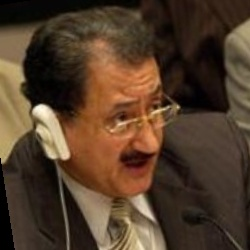
#> input picture lfw_funneled/Abdul_Majeed_Shobokshi/Abdul_Majeed_Shobokshi_0001.jpg, 250 x 250 px; its folder holds only this picture in this run
$ python main.py
#> lines starting #> are read from the running program, lines starting #| are printed output that depends on the picture
import numpy as np
import cv2
import os
from PIL import Image

def load_faces(dataset_path, num_images=300):
#> called with dataset_path = 'lfw_funneled', num_images = 300
    images = []
    for person in os.listdir(dataset_path):
        person_path = os.path.join(dataset_path, person)
        if not os.path.isdir(person_path):
            continue
        for img_file in os.listdir(person_path):
            img_path = os.path.join(person_path, img_file)
            img = cv2.imread(img_path, cv2.IMREAD_GRAYSCALE)
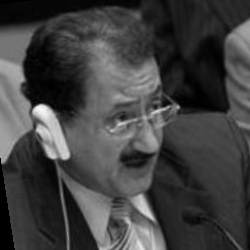
#> img: shape (250, 250); min 0, max 250, mean 65.2
            if img is None:
                continue
            img = cv2.resize(img, (64, 64))
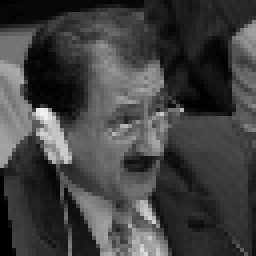
#> img: shape (64, 64) (shown 4 times larger); min 0, max 241, mean 65.1
            images.append(img.flatten())
            if len(images) >= num_images:
                return np.array(images, dtype=np.float32)
#> pass 2 of the loop in load_faces, `for person in os.listdir(dataset_path):`:
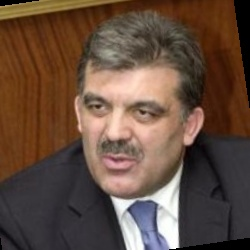
#> input picture lfw_funneled/Abdullah_Gul/Abdullah_Gul_0007.jpg, 250 x 250 px
#> in load_faces, `img = cv2.imread(img_path, cv2.IMREAD_GRAYSCALE)`:
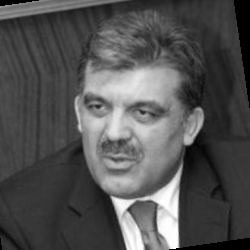
#> img: shape (250, 250); min 0, max 255, mean 81.8
#> in load_faces, `img = cv2.resize(img, (64, 64))`:
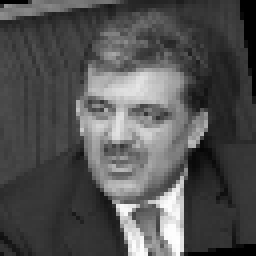
#> img: shape (64, 64) (shown 4 times larger); min 0, max 255, mean 81.8
#> pass 3 of the loop in load_faces, `for person in os.listdir(dataset_path):`:
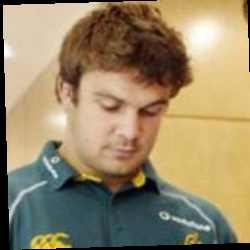
#> input picture lfw_funneled/Adam_Freier/Adam_Freier_0001.jpg, 250 x 250 px
#> in load_faces, `img = cv2.imread(img_path, cv2.IMREAD_GRAYSCALE)`:
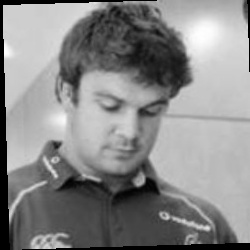
#> img: shape (250, 250); min 0, max 255, mean 136.4
#> in load_faces, `img = cv2.resize(img, (64, 64))`:
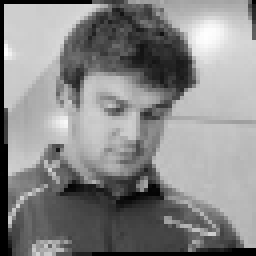
#> img: shape (64, 64) (shown 4 times larger); min 0, max 254, mean 136.4
#> the loop made 4 passes; the first 3 are shown
    return np.array(images, dtype=np.float32)

dataset_path = "lfw_funneled"
faces = load_faces(dataset_path)
print(f"Loaded {faces.shape[0]} images, each with {faces.shape[1]} pixels")
#| Loaded 4 images, each with 4096 pixels

mean_face = np.mean(faces, axis=0)
centered = faces - mean_face

print("Running SVD...")
U, S, Vt = np.linalg.svd(centered, full_matrices=False)
eigenfaces = Vt[:300].T
print(f"Eigenfaces shape: {eigenfaces.shape}")
#| Eigenfaces shape: (4096, 4)

# Find a person with at least 2 images
person_name = None
for p in os.listdir(dataset_path):
    p_path = os.path.join(dataset_path, p)
    if os.path.isdir(p_path) and len(os.listdir(p_path)) >= 2:
        person_name = p
        break
#> pass 2 of the loop `for p in os.listdir(dataset_path):`:
#> pass 3 of the loop `for p in os.listdir(dataset_path):`:
#> the loop made 4 passes; the first 3 are shown

print(f"Morphing: {person_name}")
#> (the run stopped early here; a loop or call above may not have finished)
